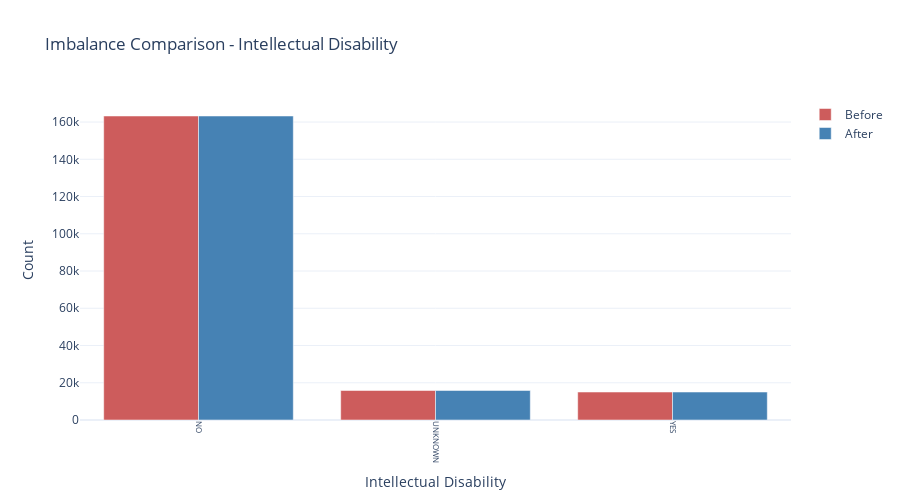
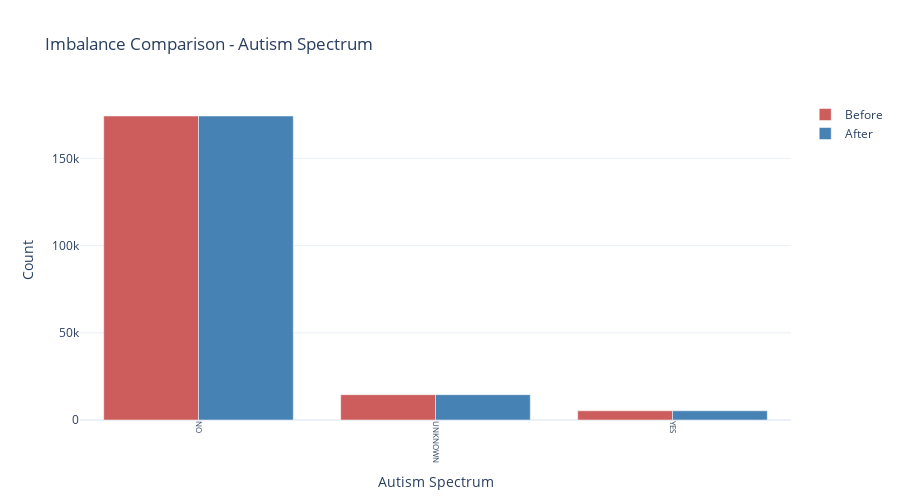
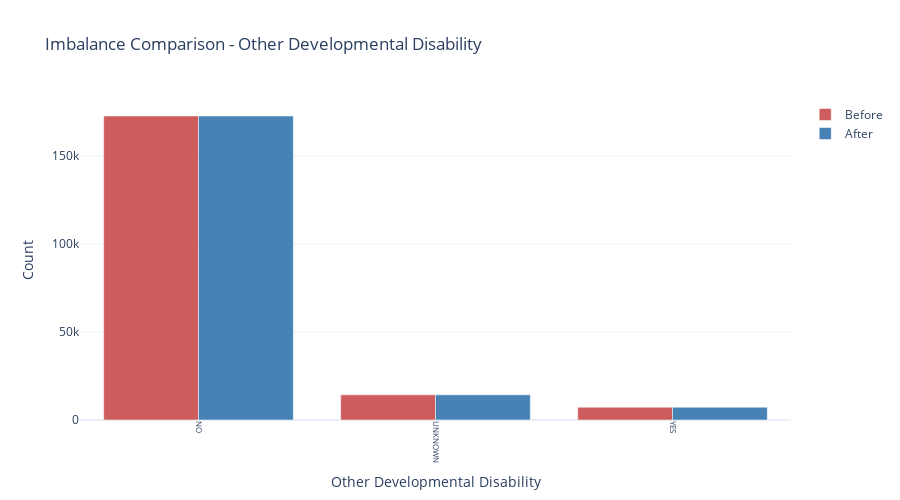
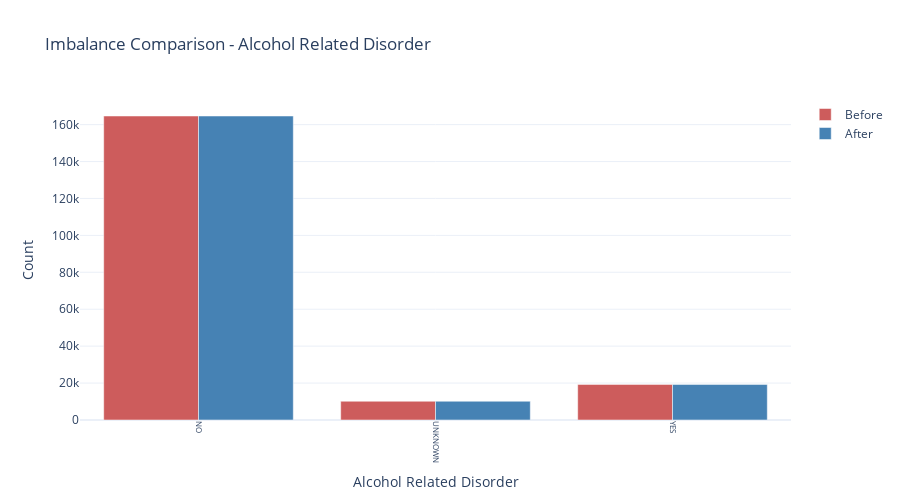

The cell these charts' notebook holds for them, in order:
### Code cell
for col in columns_to_compare:
    original_counts = new_clin_grp[col].value_counts().sort_index()
    aggregated_counts = Clinical_cat_agg[col].value_counts().sort_index()

    all_categories = sorted(set(original_counts.index).union(set(aggregated_counts.index)))
    original_counts = original_counts.reindex(all_categories, fill_value=0)
    aggregated_counts = aggregated_counts.reindex(all_categories, fill_value=0)

    fig = go.Figure(data=[
        go.Bar(name='Before', x=all_categories, y=original_counts, marker_color='indianred'),
        go.Bar(name='After', x=all_categories, y=aggregated_counts, marker_color='steelblue')
    ])

    fig.update_layout(
        title=f'Imbalance Comparison - {col}',
        barmode='group',
        xaxis=dict(
            title=col,
            tickangle=90,
            tickfont=dict(size=8)  #This line controls the font size of x labels
        ),
        yaxis_title='Count',
        template='plotly_white',
        height=500
    )

    fig.show()

### Figure 1 — Plotly figure (JSON) as saved in the notebook; plotly's stock layout.template omitted (floating-point values rounded to 4 significant figures)
{"data": [{"marker": {"color": "indianred"}, "name": "Before", "type": "bar", "x": ["NO", "UNKNOWN", "YES"], "y": [163253, 15848, 15016]}, {"marker": {"color": "steelblue"}, "name": "After", "type": "bar", "x": ["NO", "UNKNOWN", "YES"], "y": [163253, 15848, 15016]}], "layout": {"barmode": "group", "height": 500, "title": {"text": "Imbalance Comparison - Intellectual Disability"}, "xaxis": {"tickangle": 90, "tickfont": {"size": 8}, "title": {"text": "Intellectual Disability"}}, "yaxis": {"title": {"text": "Count"}}}}

### Figure 2 — Plotly figure (JSON) as saved in the notebook; plotly's stock layout.template omitted (floating-point values rounded to 4 significant figures)
{"data": [{"marker": {"color": "indianred"}, "name": "Before", "type": "bar", "x": ["NO", "UNKNOWN", "YES"], "y": [174307, 14529, 5281]}, {"marker": {"color": "steelblue"}, "name": "After", "type": "bar", "x": ["NO", "UNKNOWN", "YES"], "y": [174307, 14529, 5281]}], "layout": {"barmode": "group", "height": 500, "title": {"text": "Imbalance Comparison - Autism Spectrum"}, "xaxis": {"tickangle": 90, "tickfont": {"size": 8}, "title": {"text": "Autism Spectrum"}}, "yaxis": {"title": {"text": "Count"}}}}

### Figure 3 — Plotly figure (JSON) as saved in the notebook; plotly's stock layout.template omitted (floating-point values rounded to 4 significant figures)
{"data": [{"marker": {"color": "indianred"}, "name": "Before", "type": "bar", "x": ["NO", "UNKNOWN", "YES"], "y": [172596, 14271, 7250]}, {"marker": {"color": "steelblue"}, "name": "After", "type": "bar", "x": ["NO", "UNKNOWN", "YES"], "y": [172596, 14271, 7250]}], "layout": {"barmode": "group", "height": 500, "title": {"text": "Imbalance Comparison - Other Developmental Disability"}, "xaxis": {"tickangle": 90, "tickfont": {"size": 8}, "title": {"text": "Other Developmental Disability"}}, "yaxis": {"title": {"text": "Count"}}}}

### Figure 4 — Plotly figure (JSON) as saved in the notebook; plotly's stock layout.template omitted (floating-point values rounded to 4 significant figures)
{"data": [{"marker": {"color": "indianred"}, "name": "Before", "type": "bar", "x": ["NO", "UNKNOWN", "YES"], "y": [164663, 10165, 19289]}, {"marker": {"color": "steelblue"}, "name": "After", "type": "bar", "x": ["NO", "UNKNOWN", "YES"], "y": [164663, 10165, 19289]}], "layout": {"barmode": "group", "height": 500, "title": {"text": "Imbalance Comparison - Alcohol Related Disorder"}, "xaxis": {"tickangle": 90, "tickfont": {"size": 8}, "title": {"text": "Alcohol Related Disorder"}}, "yaxis": {"title": {"text": "Count"}}}}
